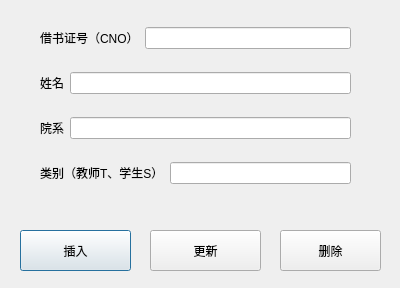
<?xml version="1.0" encoding="UTF-8"?>
<ui version="4.0">
 <class>card_manage</class>
 <widget class="QDialog" name="card_manage">
  <property name="geometry">
   <rect>
    <x>0</x>
    <y>0</y>
    <width>400</width>
    <height>288</height>
   </rect>
  </property>
  <property name="windowTitle">
   <string>Dialog</string>
  </property>
  <widget class="QPushButton" name="insert_button">
   <property name="geometry">
    <rect>
     <x>20</x>
     <y>230</y>
     <width>111</width>
     <height>41</height>
    </rect>
   </property>
   <property name="text">
    <string>插入</string>
   </property>
  </widget>
  <widget class="QPushButton" name="update_button">
   <property name="geometry">
    <rect>
     <x>150</x>
     <y>230</y>
     <width>111</width>
     <height>41</height>
    </rect>
   </property>
   <property name="text">
    <string>更新</string>
   </property>
  </widget>
  <widget class="QPushButton" name="delete_button">
   <property name="geometry">
    <rect>
     <x>280</x>
     <y>230</y>
     <width>101</width>
     <height>41</height>
    </rect>
   </property>
   <property name="text">
    <string>删除</string>
   </property>
  </widget>
  <widget class="QWidget" name="">
   <property name="geometry">
    <rect>
     <x>40</x>
     <y>10</y>
     <width>311</width>
     <height>191</height>
    </rect>
   </property>
   <layout class="QVBoxLayout" name="verticalLayout">
    <item>
     <layout class="QHBoxLayout" name="horizontalLayout">
      <item>
       <widget class="QLabel" name="label">
        <property name="text">
         <string>借书证号（CNO）</string>
        </property>
       </widget>
      </item>
      <item>
       <widget class="QLineEdit" name="cno"/>
      </item>
     </layout>
    </item>
    <item>
     <layout class="QHBoxLayout" name="horizontalLayout_2">
      <item>
       <widget class="QLabel" name="label_2">
        <property name="text">
         <string>姓名</string>
        </property>
       </widget>
      </item>
      <item>
       <widget class="QLineEdit" name="name"/>
      </item>
     </layout>
    </item>
    <item>
     <layout class="QHBoxLayout" name="horizontalLayout_3">
      <item>
       <widget class="QLabel" name="label_3">
        <property name="text">
         <string>院系</string>
        </property>
       </widget>
      </item>
      <item>
       <widget class="QLineEdit" name="department"/>
      </item>
     </layout>
    </item>
    <item>
     <layout class="QHBoxLayout" name="horizontalLayout_4">
      <item>
       <widget class="QLabel" name="label_4">
        <property name="text">
         <string>类别（教师T、学生S）</string>
        </property>
       </widget>
      </item>
      <item>
       <widget class="QLineEdit" name="type"/>
      </item>
     </layout>
    </item>
   </layout>
  </widget>
  <zorder>label</zorder>
  <zorder>cno</zorder>
  <zorder>layoutWidget</zorder>
  <zorder>layoutWidget_2</zorder>
  <zorder>layoutWidget_3</zorder>
  <zorder>label_2</zorder>
  <zorder>insert_button</zorder>
  <zorder>update_button</zorder>
  <zorder>delete_button</zorder>
 </widget>
 <resources/>
 <connections/>
</ui>
